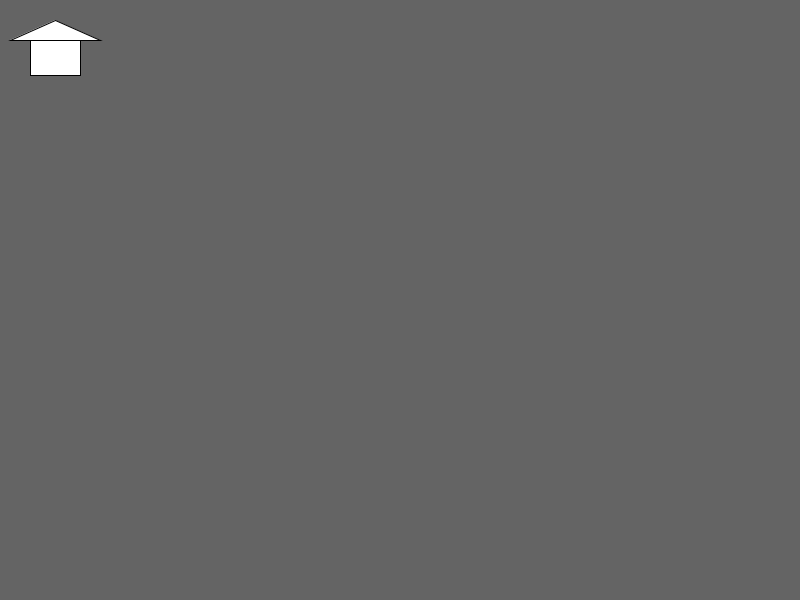
Frame 1 (no input)
Frame 60 (the mouse pressed at the canvas centre just before this capture): identical to frame 1, image omitted
Frame 120 (the mouse held since frame 60 and released just before this capture): identical to frame 1, image omitted

The Processing sketch that drew this single still picture (run headless with seeded random() and noise(); from frame 60 on, the mouse is pressed at the canvas centre):

// Processing sketch: house
// ── house.pde
//posições de centralização 
  int posX=0,posY=0;

 //dimenções do objeto square
  int X1q=30, Y1q=40;
  int X2q=80, Y2q=40;
  int X3q=80, Y3q=75;
  int X4q=30, Y4q=75;
 //dimenções do objeto triangulo
  int X1t=10, Y1t=40;
  int X2t=100,Y2t=40;
  int X3t=55, Y3t=20;
  
 //essa variáveis são globais para falicitar a manipulação pela função de escala

class Square{
  PShape squareShape;
  float posX;
  float posY;
  color colr;
  
  Square(){
    
    posX=0;
    posY=0;
    colr = color(0,0,255);
    squareShape = createShape();
    squareShape.beginShape();
    
    squareShape.vertex(posX+X1q, posY+Y1q);
    squareShape.vertex(posX+X2q, posY+Y2q);
    squareShape.vertex(posX+X3q, posY+Y3q);
    squareShape.vertex(posX+X4q, posY+Y4q);
    
    squareShape.endShape(CLOSE);
  }
  
  
  Square(color c, float posX, float posY){
    colr = c;
    squareShape = createShape();
    squareShape.beginShape();
    
    squareShape.vertex(posX+X1q, posY+Y1q);
    squareShape.vertex(posX+X2q, posY+Y2q);
    squareShape.vertex(posX+X3q, posY+Y3q);
    squareShape.vertex(posX+X4q, posY+Y4q);
    
    squareShape.endShape(CLOSE);
  }
  
  Square(color c, float posX, float posY, int X1q, int Y1q, int X2q, int Y2q, int X3q, int Y3q, int X4q, int Y4q){
    colr = c;
    squareShape = createShape();
    squareShape.beginShape();
    
    squareShape.vertex(posX+X1q, posY+Y1q);
    squareShape.vertex(posX+X2q, posY+Y2q);
    squareShape.vertex(posX+X3q, posY+Y3q);
    squareShape.vertex(posX+X4q, posY+Y4q);
    
    squareShape.endShape(CLOSE);
  }
  
  
  
  void display(){
    
    stroke(0);
    fill(colr);
    shape(squareShape);
    
  }
}


class Triangle{
  
  PShape triangleShape;
  float posX;
  float posY;
  color colr;
  
  Triangle(){
    posX=0;
    posY=0;
    colr = color(0,0,255);
    
    triangleShape = createShape();
    triangleShape.beginShape(TRIANGLES);
    
    triangleShape.vertex(posX+X1t, posY+Y1t);
    triangleShape.vertex(posX+X2t, posY+Y2t);
    triangleShape.vertex(posX+X3t, posY+Y3t);
    
    triangleShape.endShape(CLOSE);
    
  }
  
  Triangle(color c, float posX, float posY){
    colr = c;
    triangleShape = createShape();
    triangleShape.beginShape();
    
    triangleShape.vertex(posX+X1t, posY+Y1t);
    triangleShape.vertex(posX+X2t, posY+Y2t);
    triangleShape.vertex(posX+X3t, posY+Y3t);
    
    triangleShape.endShape(CLOSE);
  }
  
  Triangle(color c, float posX, float posY,int X1t, int Y1t, int X2t, int Y2t, int X3t, int Y3t){
    colr = c;
    triangleShape = createShape();
    triangleShape.beginShape();
    
    triangleShape.vertex(posX+X1t, posY+Y1t);
    triangleShape.vertex(posX+X2t, posY+Y2t);
    triangleShape.vertex(posX+X3t, posY+Y3t);
    
    triangleShape.endShape(CLOSE);
  }
  
  void display(){
    stroke(0);
    fill(colr);
    shape(triangleShape);
  }
  
}

class House{
  Square houseWall;
  Triangle houseRoof;
  color colr;
  
  House(){
    houseWall = new Square(255,posX,posY);
    houseRoof = new Triangle(255,posX,posY);
    colr = color(0, 0, 255);
  }
  
  void display(){
    houseWall.display();
    houseRoof.display();
  }
  
}


 //esse nétodo imcrementa o calculo da matriz de escala já desenvolvido, este método utiliza os pontos das dimenções 
 //e calcula a nova posição deles de acordo com um valor Sx e Sy de escala
 
void escala2(int Sx, int Sy)
   { 
     
//**** calculo da dimenção do objeto quadradro
     //P1
       X1q= Sx*30;
       Y1q= Sy*40;
    //P2
       X2q= Sx*80;
       Y2q= Sy*40;
    //P3
       X3q= Sx*80;
       Y3q= Sy*75;
    //P4
       X4q= Sx*30;
       Y4q= Sy*75;
 
//**** calculo da dimenção do objeto triangulo
 //P1
    X1t= Sx*10;
    Y1t= Sy*40;
 //P2
    X2t= Sx*100;
    Y2t= Sy*40;
 //P3
    X3t= Sx*55;
    Y3t= Sy*20;
    

//mostra a casa com a nova escala
    background(100);
    house = new House();
    house.display(); 

   }
   
   
    
Square square1;
Triangle triangle2;
House house;

int k=1,veri=0;


void setup(){
  
  size(800,600);
  background(100);
  house = new House();
  house.display(); 
  
}



void draw(){
  //fica em loop em aguardo de novas ações
}


//função que capitura o evento de clique do mouse
void mouseClicked() { 
       k++;
       escala2(k,k);   // altera a escala do objeto
}
